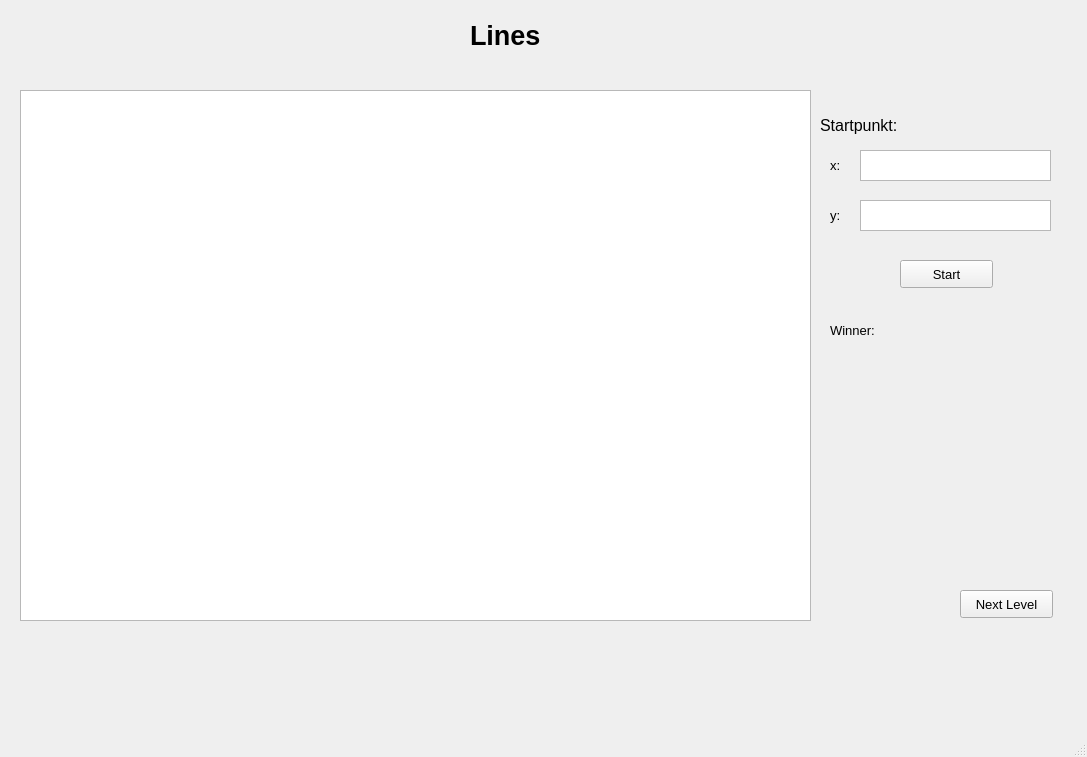
<?xml version="1.0" encoding="UTF-8"?>
<ui version="4.0">
 <class>Lines</class>
 <widget class="QMainWindow" name="Lines">
  <property name="geometry">
   <rect>
    <x>0</x>
    <y>0</y>
    <width>1087</width>
    <height>757</height>
   </rect>
  </property>
  <property name="font">
   <font>
    <pointsize>10</pointsize>
   </font>
  </property>
  <property name="windowTitle">
   <string>MainWindow</string>
  </property>
  <widget class="QWidget" name="centralwidget">
   <widget class="QPushButton" name="pushButton_start">
    <property name="geometry">
     <rect>
      <x>900</x>
      <y>260</y>
      <width>93</width>
      <height>28</height>
     </rect>
    </property>
    <property name="font">
     <font>
      <pointsize>10</pointsize>
     </font>
    </property>
    <property name="text">
     <string>Start</string>
    </property>
   </widget>
   <widget class="QGraphicsView" name="graphView">
    <property name="geometry">
     <rect>
      <x>20</x>
      <y>90</y>
      <width>791</width>
      <height>531</height>
     </rect>
    </property>
    <property name="font">
     <font>
      <pointsize>10</pointsize>
     </font>
    </property>
   </widget>
   <widget class="QLabel" name="label_lines">
    <property name="geometry">
     <rect>
      <x>470</x>
      <y>20</y>
      <width>141</width>
      <height>31</height>
     </rect>
    </property>
    <property name="font">
     <font>
      <pointsize>20</pointsize>
      <weight>75</weight>
      <bold>true</bold>
     </font>
    </property>
    <property name="text">
     <string>Lines</string>
    </property>
    <property name="scaledContents">
     <bool>false</bool>
    </property>
   </widget>
   <widget class="QLabel" name="label_start">
    <property name="geometry">
     <rect>
      <x>820</x>
      <y>110</y>
      <width>101</width>
      <height>31</height>
     </rect>
    </property>
    <property name="font">
     <font>
      <pointsize>12</pointsize>
     </font>
    </property>
    <property name="text">
     <string>Startpunkt:</string>
    </property>
   </widget>
   <widget class="QTextEdit" name="textEdit_x">
    <property name="geometry">
     <rect>
      <x>860</x>
      <y>150</y>
      <width>191</width>
      <height>31</height>
     </rect>
    </property>
    <property name="font">
     <font>
      <pointsize>10</pointsize>
     </font>
    </property>
   </widget>
   <widget class="QLabel" name="label_x">
    <property name="geometry">
     <rect>
      <x>830</x>
      <y>150</y>
      <width>21</width>
      <height>31</height>
     </rect>
    </property>
    <property name="font">
     <font>
      <pointsize>10</pointsize>
     </font>
    </property>
    <property name="text">
     <string>x:</string>
    </property>
   </widget>
   <widget class="QLabel" name="label_y">
    <property name="geometry">
     <rect>
      <x>830</x>
      <y>200</y>
      <width>21</width>
      <height>31</height>
     </rect>
    </property>
    <property name="font">
     <font>
      <pointsize>10</pointsize>
     </font>
    </property>
    <property name="text">
     <string>y:</string>
    </property>
   </widget>
   <widget class="QTextEdit" name="textEdit_y">
    <property name="geometry">
     <rect>
      <x>860</x>
      <y>200</y>
      <width>191</width>
      <height>31</height>
     </rect>
    </property>
    <property name="font">
     <font>
      <pointsize>10</pointsize>
     </font>
    </property>
   </widget>
   <widget class="QPushButton" name="pushButton">
    <property name="geometry">
     <rect>
      <x>960</x>
      <y>590</y>
      <width>93</width>
      <height>28</height>
     </rect>
    </property>
    <property name="font">
     <font>
      <pointsize>10</pointsize>
     </font>
    </property>
    <property name="text">
     <string>Next Level</string>
    </property>
   </widget>
   <widget class="QLabel" name="label_winner">
    <property name="geometry">
     <rect>
      <x>830</x>
      <y>320</y>
      <width>71</width>
      <height>21</height>
     </rect>
    </property>
    <property name="text">
     <string>Winner:</string>
    </property>
   </widget>
   <widget class="QLabel" name="label_winningPlayer">
    <property name="geometry">
     <rect>
      <x>900</x>
      <y>370</y>
      <width>101</width>
      <height>21</height>
     </rect>
    </property>
    <property name="text">
     <string/>
    </property>
   </widget>
  </widget>
  <widget class="QMenuBar" name="menubar">
   <property name="geometry">
    <rect>
     <x>0</x>
     <y>0</y>
     <width>1087</width>
     <height>29</height>
    </rect>
   </property>
  </widget>
  <widget class="QStatusBar" name="statusbar"/>
 </widget>
 <resources/>
 <connections/>
</ui>
